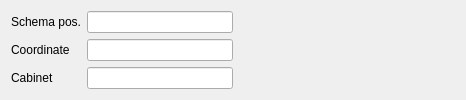
<?xml version="1.0" encoding="UTF-8"?>
<ui version="4.0">
 <class>mdtClTerminalBlockEditor</class>
 <widget class="QWidget" name="mdtClTerminalBlockEditor">
  <property name="geometry">
   <rect>
    <x>0</x>
    <y>0</y>
    <width>466</width>
    <height>93</height>
   </rect>
  </property>
  <property name="windowTitle">
   <string>Form</string>
  </property>
  <layout class="QHBoxLayout" name="horizontalLayout">
   <item>
    <layout class="QFormLayout" name="formLayout">
     <item row="0" column="0">
      <widget class="QLabel" name="lb_SchemaPosition">
       <property name="text">
        <string>Schema pos.</string>
       </property>
      </widget>
     </item>
     <item row="0" column="1">
      <widget class="QLineEdit" name="fld_SchemaPosition">
       <property name="minimumSize">
        <size>
         <width>100</width>
         <height>0</height>
        </size>
       </property>
       <property name="maximumSize">
        <size>
         <width>150</width>
         <height>16777215</height>
        </size>
       </property>
      </widget>
     </item>
     <item row="1" column="0">
      <widget class="QLabel" name="lb_Coordinate">
       <property name="text">
        <string>Coordinate</string>
       </property>
      </widget>
     </item>
     <item row="1" column="1">
      <widget class="QLineEdit" name="fld_Coordinate">
       <property name="maximumSize">
        <size>
         <width>150</width>
         <height>16777215</height>
        </size>
       </property>
      </widget>
     </item>
     <item row="2" column="0">
      <widget class="QLabel" name="lb_Cabinet">
       <property name="text">
        <string>Cabinet</string>
       </property>
      </widget>
     </item>
     <item row="2" column="1">
      <widget class="QLineEdit" name="fld_Cabinet">
       <property name="maximumSize">
        <size>
         <width>150</width>
         <height>16777215</height>
        </size>
       </property>
      </widget>
     </item>
    </layout>
   </item>
   <item>
    <spacer name="horizontalSpacer">
     <property name="orientation">
      <enum>Qt::Horizontal</enum>
     </property>
     <property name="sizeHint" stdset="0">
      <size>
       <width>3</width>
       <height>20</height>
      </size>
     </property>
    </spacer>
   </item>
  </layout>
 </widget>
 <resources/>
 <connections/>
</ui>
